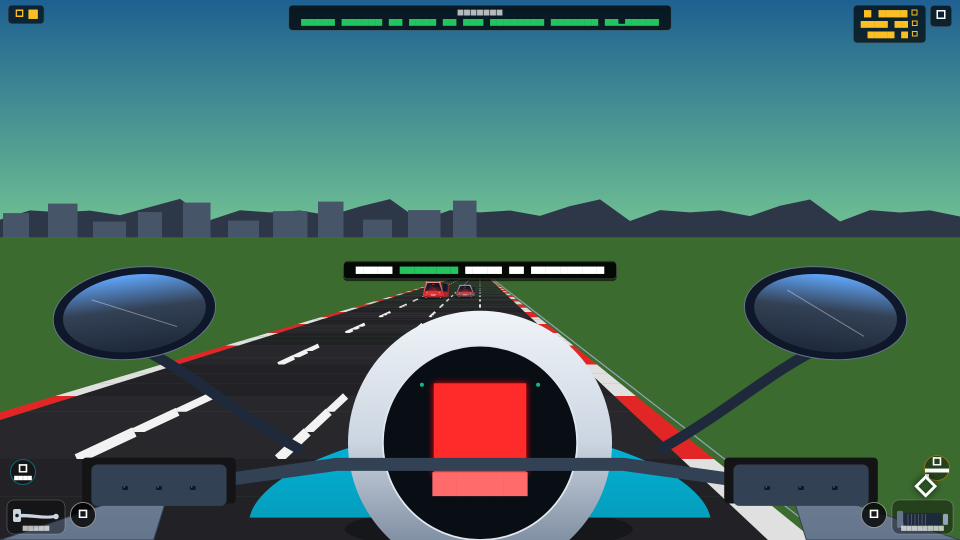
#> input picture game_store_assets/Bike-Traffic-Racer/raw_captures/raw_01_city_highway.png, 1920 x 1080 px, found by its file name (shown at 1/2 size)
$ python build_bike_trailers.py
#> lines starting #> are read from the running program, lines starting #| are printed output that depends on the picture
# -*- coding: utf-8 -*-
import os
import subprocess
from PIL import Image, ImageDraw, ImageFont

FFMPEG = r"C:\Users\shuvo\AppData\Local\Microsoft\WinGet\Links\ffmpeg.exe"
REPO_DIR = r"C:\Users\shuvo\.gemini\antigravity\brain\4cb31ef9-08de-4289-b423-520f07e57b82\scratch\project-game"
OUTPUT_DIR = r"D:\souravshuvo.github.io\game_store_assets\Bike-Traffic-Racer"
DIR_RAW = os.path.join(OUTPUT_DIR, "raw_captures")
DIR_VID = os.path.join(OUTPUT_DIR, "videos")
TMP_FRAMES = os.path.join(DIR_VID, "tmp_frames")
os.makedirs(TMP_FRAMES, exist_ok=True)

# Generate 7 key video slides with dynamic hypercasual sticker text
slides = [
    ("raw_01_city_highway.png", "🏍️ TAKE THE HANDLEBARS! 🏍️", (255, 60, 40)),
    ("raw_02_traffic_weave.png", "⚡ DODGE TRAFFIC AT 180 KM/H! ⚡", (0, 210, 255)),
    ("raw_03_coastal_sunset.png", "🌅 TWO-WAY HIGHWAY RUSH! 🌅", (255, 170, 0)),
    ("raw_04_desert_canyon.png", "⏱️ BEAT THE MISSION CLOCK! ⏱️", (240, 80, 20)),
    ("raw_05_neon_midnight.png", "🌃 MIDNIGHT TOP SPEED! 🌃", (180, 50, 255)),
    ("raw_06_garage_tuning.png", "🔧 UPGRADE YOUR SUPERBIKE! 🔧", (0, 230, 120)),
    ("raw_08_victory.png", "🏆 3-STAR VICTORY! 🏆", (255, 215, 0))
]

try:
    font_lg = ImageFont.truetype("arialbd.ttf", 64)
    font_cta = ImageFont.truetype("arialbd.ttf", 52)
    font_sub = ImageFont.truetype("arial.ttf", 36)
except Exception:
    font_lg = ImageFont.load_default()
    font_cta = ImageFont.load_default()
    font_sub = ImageFont.load_default()

# 1. LANDSCAPE SLIDES (1920x1080)
slide_files_land = []
for idx, (rf, text, col) in enumerate(slides):
    im_path = os.path.join(DIR_RAW, rf)
    with Image.open(im_path) as raw:
#> raw is the input picture: PIL image 1920x1080 RGBA; mean R, G, B, A 68.6, 106.8, 99.9, 255
        im = raw.convert("RGBA").resize((1920, 1080), Image.Resampling.LANCZOS)
        draw = ImageDraw.Draw(im)

        # Sticker banner
        bw, bh = 1100, 110
        bx = (1920 - bw) // 2
        by = 60
        draw.rounded_rectangle([bx + 6, by + 6, bx + bw + 6, by + bh + 6], radius=28, fill=(0, 0, 0, 170))
        draw.rounded_rectangle([bx, by, bx + bw, by + bh], radius=28, fill=(*col, 245), outline=(255, 255, 255, 240), width=4)
        draw.text((1920 // 2, by + bh // 2), text, font=font_lg, fill=(255, 255, 255, 255), anchor="mm")

        out_f = os.path.join(TMP_FRAMES, f"slide_l_{idx}.png")
        im.convert("RGB").save(out_f, "PNG")
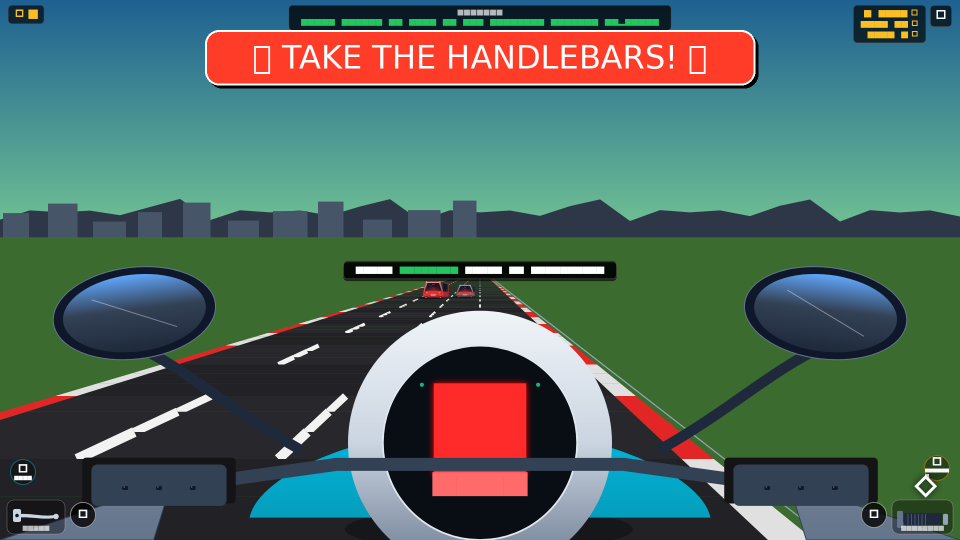
#> saved as slide_l_0.png: PIL image 1920x1080 RGB (shown at 1/2 size); mean R, G, B 80.4, 104.9, 95.5
#> (the run stopped early here; a loop or call above may not have finished)
